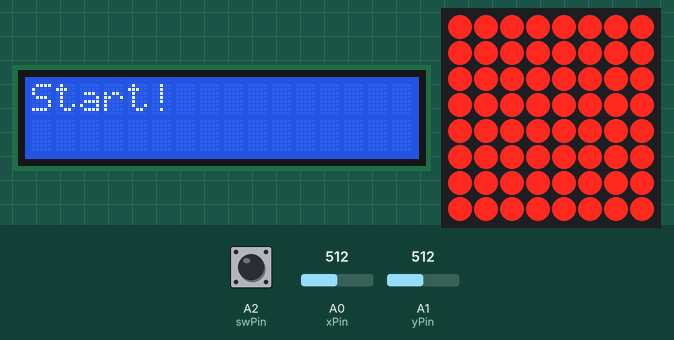
Recording of a sketch running on a simulated Arduino Uno, built with avr-gcc and run on an emulated ATmega328P. Parts: 16×2 character LCD, 8×8 LED matrix. The test bench sets the inputs (shaded band); at power-on: A2 (swPin) HIGH, A1 (yPin) = 512, A0 (xPin) = 512. Random numbers use the default seed unless the sketch sets one; what the sketch prints to the serial monitor is not drawn.

Above: at 2.6 s.
2.7 s: A2 (swPin) pulled LOW for 0.15 s
At 2.87 s:
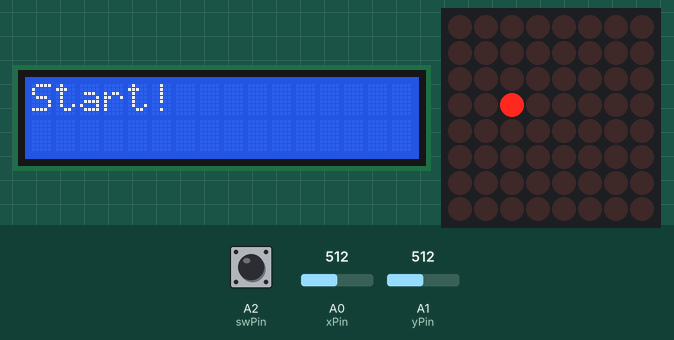
3.4 s: A1 (yPin) set to 594
At 3.49 s:
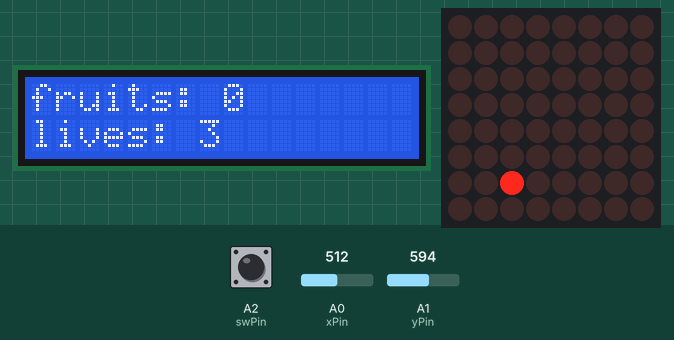
6.0 s: A1 (yPin) set to 610
At 7.7 s:
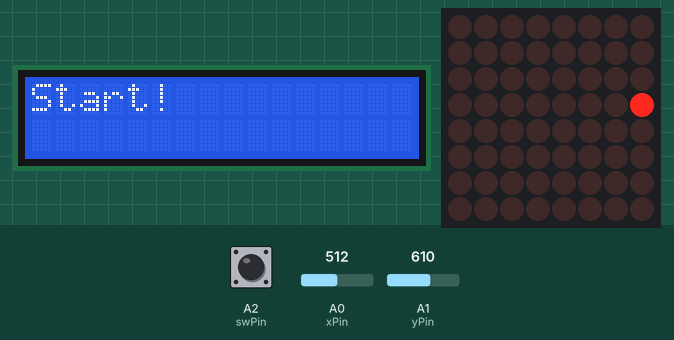
8.1 s: A0 (xPin) set to 592
11.1 s: A0 (xPin) set to 618
At 11.45 s:
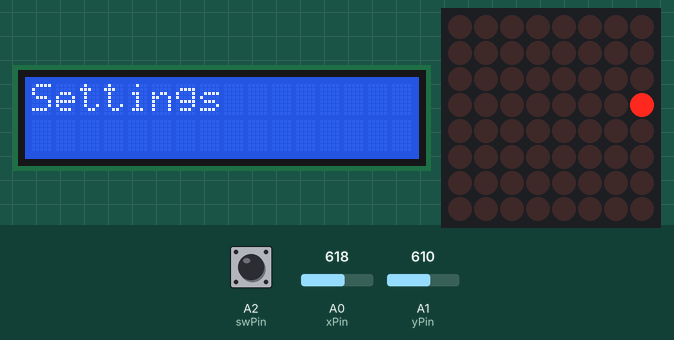
14.0 s: A0 (xPin) set to 590
Timing chart, 0 to 16.5 s (numbered marks = the images above; inputs shaded):
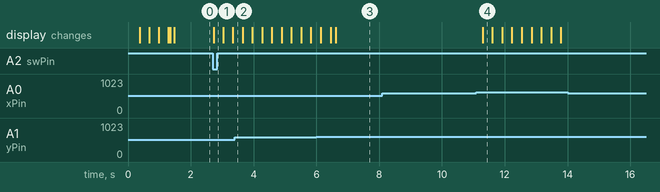

The sketch:

Code.ino
```cpp
#include "LedControl.h"
#include <LiquidCrystal.h>
#include <EEPROM.h>
// Pin definitions for the LED matrix
const int dinPin = 12;
const int clockPin = 11;
const int loadPin = 10;

// Pin definitions for the joystick
const int xPin = A0;
const int yPin = A1;
const int swPin = A2;

// Thresholds and directions for joystick movement detection
const int minThreshold = 400;
const int maxThreshold = 600;
unsigned int readJoyStickDebounce = 300;
unsigned int lastReadJoystick = 0;
enum SwitchPosition {
  UP,
  DOWN,
  LEFT,
  RIGHT,
  CENTER,
  NONE
};

// Timing variables for movement updates
int moveInterval = 200;  // tune this parameter for player speed
unsigned long lastMoved = 0;

// LedControl object for matrix
LedControl lc = LedControl(dinPin, clockPin, loadPin, 1); // DIN, CLK, LOAD, number of devices

// Size of the LED matrix (8x8)
const byte matrixSize = 8;
bool matrixChanged = true;

// 2D array representing the state (on/off) of each LED in the matrix
byte matrix[matrixSize][matrixSize] = { /* Initial state with all LEDs off */ };

// Variable to control LED matrix brightness
byte brightness[2] = {2,2}; // 0 - lcd brightness, 1 - matrix brightness
int brightnessEepromAddress = 0;


// --------------------------------------------------------------------
// lcd variables

const byte rs = 9;
const byte en = 8;
const byte d4 = 7;
const byte d5 = 6;
const byte d6 = 5;
const byte d7 = 4;

LiquidCrystal lcd(rs, en, d4, d5, d6, d7);

// --------------------------------------------------------------------


// Menu variables
int gameState = 1; // 0 while playing, others while viewing menu
int selectedItem = 0; // current item displayed on menu
int selectedMenu = 0; // 0 for main menu, rest are submenus
int infoDelayTime = 0;
int infoDelayInterval = 1500;

String mainMenuItems[] = {"Start!", "Settings", "About the game"};
int mainMenuCurrentItem = 0; // current item displayed on menu
String settingsMenuItems[] = {"Menu light", "Game light", "Go back"};
int settingsMenuCurrentItem = 0;


// --------------------------------------------------------------------

// Snake variables
int snakeSize = 3;
// Define a struct to represent a coordinate
struct Coordinate {
  int x;
  int y;
};
Coordinate snake[] = {{2, 2}, {1, 2}, {0, 2}}; // Create a vertical 3-piece snake at the left edge of the matrix
byte xLastPos = 2;
byte yLastPos = 2;

// Represent direction
struct Direction {
  int dx;
  int dy;
};
// Last movement direction (initialised to right)
Direction lastDirection = {1, 0};


// Fruit variables
Coordinate fruit;
bool fruitSpawned = false;
// unsigned int fruitSpawnInterval = 100;
unsigned int fruitBlinkInterval = 100;
unsigned int fruitLastBlink = 0;
bool fruitOn = false;
unsigned int fruitsEaten = 0;

unsigned int remainingLives = 3;


// --------------------------------------------------------------------


void setup() {
  Serial.begin(9600);

  pinMode(swPin, INPUT_PULLUP);
  lc.shutdown(0, false); // Disable power saving, turn on the display

  // Set the brightness levels
  brightness[0] = EEPROM.read(brightnessEepromAddress);
  brightness[1] = EEPROM.read(brightnessEepromAddress +1);

  lc.setIntensity(0, brightness[1]);

  startUp();
  lcd.clear();
  matrix[snake[0].x][snake[0].y] = 1; // Turn on the initial LED position
  generateFruit();
}

void loop() {
  inMenu(gameState);
  if (gameState == 0) {
    inGame();
  }
}

void startUp() {
  // Display intro message on the LCD
  lcd.begin(16, 2);
  lcd.clear();
  lcd.setCursor(5, 0);
  lcd.print("SNAKE!");
  lcd.setCursor(3, 1);
  lcd.print("welcome :)");

  // Light up the LEDs on the matrix in a spiral from the center to the border
  int startRow = 0, endRow = matrixSize - 1;
  int startCol = 0, endCol = matrixSize - 1;

  while (startRow <= endRow && startCol <= endCol) {
    for (int i = startCol; i <= endCol; i++) {
      lc.setLed(0, startRow, i, true);
      delay(20);
    }
    startRow++;

    for (int i = startRow; i <= endRow; i++) {
      lc.setLed(0, i, endCol, true);
      delay(20);
    }
    endCol--;

    if (startRow <= endRow) {
      for (int i = endCol; i >= startCol; i--) {
        lc.setLed(0, endRow, i, true);
        delay(20);
      }
      endRow--;
    }

    if (startCol <= endCol) {
      for (int i = endRow; i >= startRow; i--) {
        lc.setLed(0, i, startCol, true);
        delay(20);
      }
      startCol++;
    }
  }
  delay(100);
}

// ---------------------------------------------------------------


void inMenu(int state) {
  switch (state) {
    case 0:
      Serial.println("0. in game\n");
      gameStats();
      break;
    case 1:
      Serial.println("1. Main Menu\n");
      mainMenu();
      break;
    case 2:
      Serial.println("2. Settings Menu\n");
      settingsMenu();
      break;
    case 3:
      Serial.println("3. About the game\n");
      infoPage();
      break;
    case 4:
      Serial.println("4. After the game\n");
      afterGame();
      break;
    default:
      Serial.println("Not an option\n");
      Serial.print("Tried ");
      Serial.println(state);
  }
}


void mainMenu() {
  // Display the currently selected item
  lcd.setCursor(0, 0);
  lcd.print(mainMenuItems[mainMenuCurrentItem]);

  // Read the joystick input
  SwitchPosition switchPosition = readSwitch();

  if (millis() - lastReadJoystick > readJoyStickDebounce){
    lastReadJoystick = millis();
    if (switchPosition == DOWN) {
      mainMenuCurrentItem--;
      if (mainMenuCurrentItem < 0){
        mainMenuCurrentItem = 2;
      }
    } else if (switchPosition == UP) {
      mainMenuCurrentItem = (mainMenuCurrentItem+1) % 3;
    } else if (switchPosition == CENTER) {
      mainMenuChoice(mainMenuCurrentItem);
    }
    // Serial.println(mainMenuCurrentItem);

    // Update the display
    lcd.clear();
    lcd.setCursor(0, 0);
    lcd.print(mainMenuItems[mainMenuCurrentItem]);
  }
}

void mainMenuChoice(int option){
  switch (option){
    case 0:
      // start game
      gameState = 0;
      lcd.clear();
      remainingLives = 3;
      fruitsEaten = 0;
      break;
    case 1:
      // settings menu
      gameState = 2;
      break;
    case 2:
      // about game
      gameState = 3;
      break;
    default:
      Serial.println("Not an option\n");
  }
}

void settingsMenu() {
  // Display the currently selected item
  lcd.setCursor(0, 0);
  lcd.print(settingsMenuItems[settingsMenuCurrentItem]);

  // Read the joystick input
  SwitchPosition switchPosition = readSwitch();

  if (millis() - lastReadJoystick > readJoyStickDebounce){
    lastReadJoystick = millis();
    if (switchPosition == DOWN) {
      settingsMenuCurrentItem--;
      if (settingsMenuCurrentItem < 0){
        settingsMenuCurrentItem = 2;
      }
    }
    else if (switchPosition == UP) {
      settingsMenuCurrentItem = (settingsMenuCurrentItem+1) % 3;
    }
    else if (switchPosition == LEFT && brightness[settingsMenuCurrentItem] > 0) {
      brightness[settingsMenuCurrentItem]--;
    }
    else if (switchPosition == RIGHT && brightness[settingsMenuCurrentItem] < 5) {
      brightness[settingsMenuCurrentItem] = brightness[settingsMenuCurrentItem] + 1;
    }
    else if (switchPosition == CENTER && settingsMenuCurrentItem == 2) {
      gameState = 1;
    }

    // Update the display
    lcd.clear();
    lcd.setCursor(0, 0);

    lcd.print(settingsMenuItems[settingsMenuCurrentItem]);
    lcd.setCursor(0, 1);

    if (settingsMenuCurrentItem < 2){ // show brightness levels
      lcd.print("Intensity: ");
      lcd.print(brightness[settingsMenuCurrentItem]);
      brightnessToEeprom();
    }

  }
}

void gameStats(){
  // display eaten fruits
  lcd.setCursor(0, 0);
  lcd.print("fruits: ");
  lcd.print(fruitsEaten);
  // display current lives
  lcd.setCursor(0, 1);
  lcd.print("lives: ");
  lcd.print(remainingLives);
}

void  infoPage(){
    lcd.clear();
  int scrollDebounce = millis() - infoDelayTime;
  if (scrollDebounce < infoDelayInterval) {
    lcd.clear();
    lcd.setCursor(0, 0);
    lcd.print(" Creator: ");
    lcd.setCursor(0, 1);
    lcd.print(" Cristina Damov ");
  }
  else if(scrollDebounce >= infoDelayInterval && scrollDebounce < infoDelayInterval * 2) {
    lcd.clear();
    lcd.setCursor(0, 0);
    lcd.print(" Github: ");
    lcd.setCursor(0, 1);
    lcd.print(" criss505 ");
  }
  else if (scrollDebounce >= infoDelayInterval * 2 && scrollDebounce < infoDelayInterval * 3) {
    lcd.clear();
    lcd.setCursor(0, 0);
    lcd.print(" Game: ");
    lcd.setCursor(0, 1);
    lcd.print(" snake! ");
  } else {
    infoDelayTime = millis();
  }

  // Go back to main menu when doing any joystick movement
  SwitchPosition joystickReading = readSwitch();
  if (joystickReading != NONE) {
    gameState = 1;
  }

}

void afterGame(){
  lcd.clear();
  lcd.setCursor(0, 0);
  lcd.print("you died! xp");
  lcd.setCursor(0, 1);
  lcd.print("total fruits: ");
  lcd.print(fruitsEaten);

  // go back to main menu when doing any joystick movement
  SwitchPosition joystickReading = readSwitch();
  if (joystickReading != NONE) {
    gameState = 1;
  }

}


// ---------------------------------------------------------------

// Update new brightness variables in eeprom
void brightnessToEeprom(){
  EEPROM.update(brightnessEepromAddress, brightness[0]);
  EEPROM.update(brightnessEepromAddress +1, brightness[1]);
}

// Reads joystick state
SwitchPosition readSwitch(){
  // Read X-axis and Y-axis values
  int xValue = analogRead(xPin);
  int yValue = analogRead(yPin);
  int swValue = digitalRead(swPin);

  if (xValue < minThreshold) return DOWN;
  if (xValue > maxThreshold) return UP;
  if (yValue < minThreshold) return LEFT;
  if (yValue > maxThreshold) return RIGHT;
  if (swValue == LOW) return CENTER;
  return NONE;
}


// ---------------------------------------------------------------

void inGame(){
  // Display snake body parts
  for (int i = 0; i < snakeSize; i++) {
    lc.setLed(0, snake[i].x, snake[i].y, true);
  }

  // Check if it's time to move the LED
  if (millis() - lastMoved > moveInterval) {
    updatePositions(); // Update the LED position based on joystick input
    lastMoved = millis(); // Reset the movement timer
  }

  updateMatrix();
  checkMatrixBounds();

  generateFruit();
  blinkFruit();
  checkEatFruit();
}


// Update the LED matrix display
void updateMatrix() {
  for (int row = 0; row < matrixSize; row++) {
    for (int col = 0; col < matrixSize; col++) {
      lc.setLed(0, row, col, matrix[row][col]);
    }
  }
}

// Read joystick input and update LED positions accordingly
void updatePositions() {
  // Store the last positions
  xLastPos = snake[0].x;
  yLastPos = snake[0].y;

  // Shift snake
  for (int i = snakeSize-1; i > 0; i--) {
    snake[i] = snake[i - 1];
  }

  SwitchPosition joystickPosition = readSwitch();
  bool changeDirection = false;

  // Update xPos based on joystick movement
  if (lastDirection.dy != 0){ // Doesn't make sense to change direction to the face or back of the snake, only left/right
    if (joystickPosition == DOWN) {
      snake[0].x = snake[0].x + 1;
      lastDirection = {1, 0};
      changeDirection = true;
    } else if (joystickPosition == UP) {
      snake[0].x = snake[0].x - 1;
      lastDirection = {-1, 0};
      changeDirection = true;
    }
    checkMatrixBounds();
  }

  // Update yPos based on joystick movement
  if (lastDirection.dx != 0){ // && snake[1].x == snake[0].x) {
    if (joystickPosition == LEFT && lastDirection.dy != 1) {
      snake[0].y = snake[0].y + 1;
      lastDirection = {0, 1};
      changeDirection = true;
    } else if (joystickPosition == RIGHT && lastDirection.dy != -1) {
      snake[0].y = snake[0].y - 1;
      lastDirection = {0, -1};
      changeDirection = true;
      checkMatrixBounds();
    }
  }

  if (changeDirection != true) {
    snake[0].x = snake[0].x + lastDirection.dx;
    snake[0].y = snake[0].y + lastDirection.dy;
  }

  checkMatrixBounds();


  // Check if the position has changed and update the matrix accordingly
  if (snake[0].x != xLastPos || snake[0].y != yLastPos) {
    matrixChanged = true;
    matrix[xLastPos][yLastPos] = 0; // Turn off the LED at the last position
    matrix[snake[0].x][snake[0].y] = 1; // Turn on the LED at the new position
  }
}

// Check if player encounters walls
void checkMatrixBounds() {
  if (snake[0].x < 0 || snake[0].x >= matrixSize || snake[0].y < 0 || snake[0].y >= matrixSize) { // Snake hit a wall
    remainingLives--;
    if (remainingLives == 0){
      gameState = 4;
    }

    snake[0].x = (snake[0].x + matrixSize) % matrixSize;  // Put snake back on map for next life
    snake[0].y = (snake[0].y + matrixSize) % matrixSize;
  }
}

// Random fruit generator
void generateFruit() {
  bool touchSnake; // The fruit can't generate in a position occupied by snake

  if (fruitSpawned == false) {  // Only one fruit will be generated at a time
    do {
      touchSnake = false;

      // Generate a random position within the matrix
      fruit.x = rand() % matrixSize;
      fruit.y = rand() % matrixSize;

      // Check if the position coincides with any part of the snake
      for (int i = 0; i < 3; i++) {
        if (snake[i].x == fruit.x && snake[i].y == fruit.y) {
          touchSnake = true;
          break;
        }
      }
      fruitSpawned = true; // fruit generated succesfully!
      Serial.println("Fruit generated");
    } while (touchSnake);
  }
}

void blinkFruit(){
  if (fruitSpawned) {
    if (millis() - fruitLastBlink >= fruitBlinkInterval) {
      fruitOn = !fruitOn; // Toggle the fruit's LED
      matrix[fruit.x][fruit.y] = fruitOn ? 1 : 0; // Update the matrix
      fruitLastBlink = millis(); // Update the last blink time
    }
  }
}

// Check if player encounters fruit
void checkEatFruit(){
  if (snake[0].x == fruit.x && snake[0].y == fruit.y) {
    Serial.println("Fruit eaten");
    fruitsEaten++;
    fruitSpawned = false;
    generateFruit();

    // if (fruitsEaten % 3 == 1) { // for every 3 fruits eaten, snake size and speed is raised
    //   growSnake();
    //   moveInterval -= 10;

    //   Serial.print("Snake size: ");
    //   Serial.println(snakeSize);
    // }
  }
}

// Grow size of player
void growSnake() {
  snakeSize++;
  // Initialize the new tail segment based on the last movement direction
  snake[snakeSize - 1].x = snake[snakeSize - 2].x - lastDirection.dx;
  snake[snakeSize - 1].y = snake[snakeSize - 2].y - lastDirection.dy;
}
```

Measured:
- the behaviour switches between 600 and 601 on A1 (yPin) (found by bisection; images 2 and 3)
- the behaviour switches between 600 and 601 on A0 (xPin) (found by bisection; images 3 and 4)
- after the input at 2.7 s, the display: changes at once (image 1)
- after the input at 8.1 s, every drawn part: stays the same
- after the input at 11.1 s, the display: changes after 0.19 s (image 4)
- after the input at 14.0 s, every drawn part: stays the same
